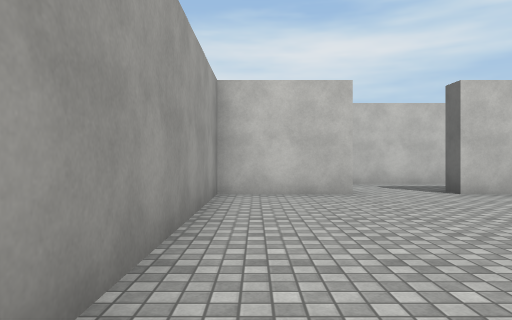
View 1 (above)

24 first-person views from a walk through a scene from a Unity 3-D project. The camera is 1.2 m above the floor, looks level and sees 70° across. The floor is counted in squares, 2 m on a side. Each view is taken from the middle of a square. On the plan, view 1 faces up. The plan holds only what a view shows up to about 10 squares ahead; the rest is blank. The place goes on beyond the plan. The player character is not drawn. Surface patterns are stand-ins for the level's own textures.

View 2
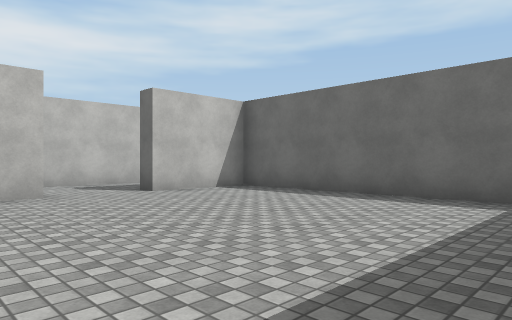

View 3
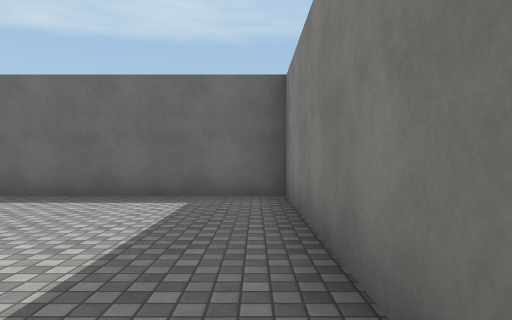

View 4
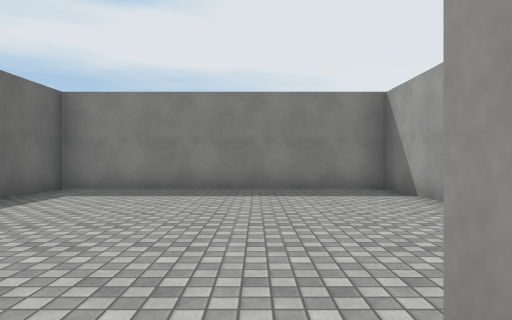

View 5
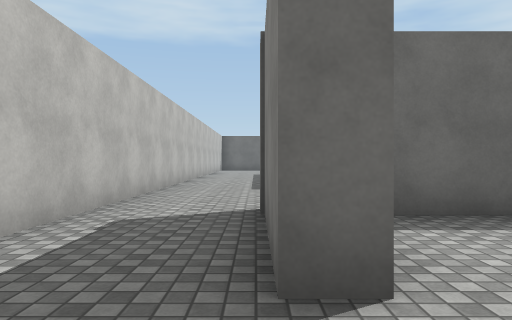

View 6
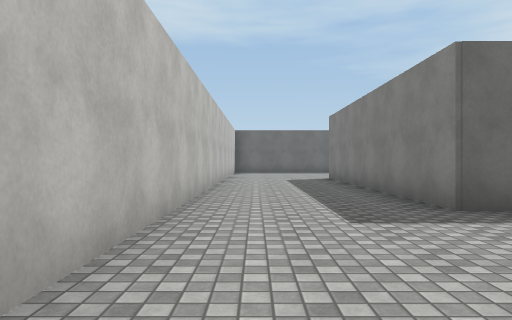

View 7
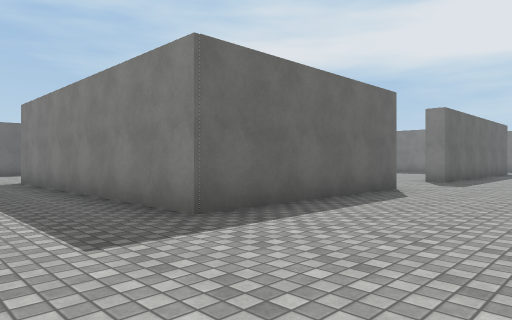

View 8
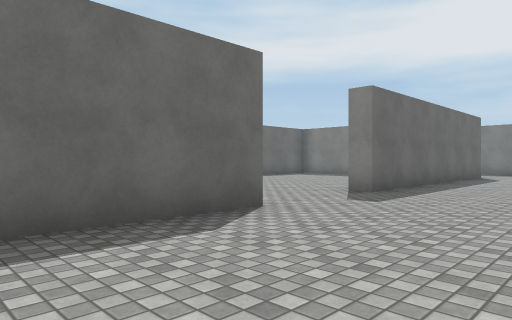

View 9
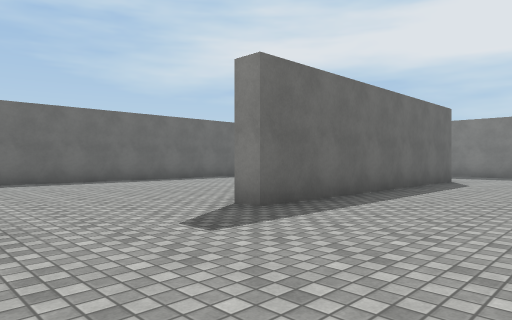

View 10
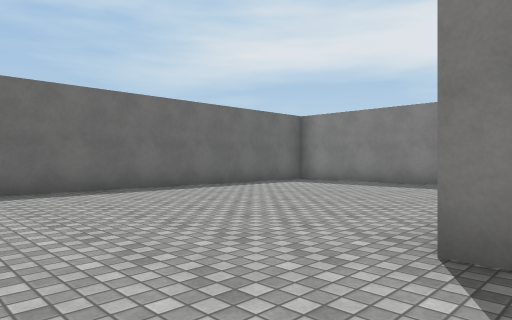

View 11
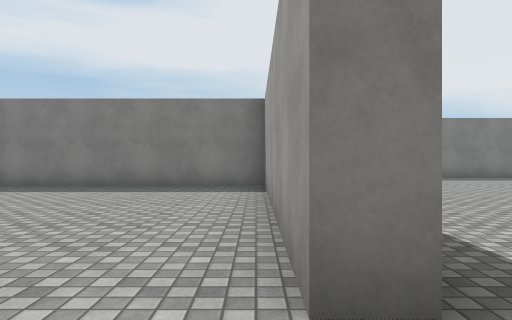

View 12
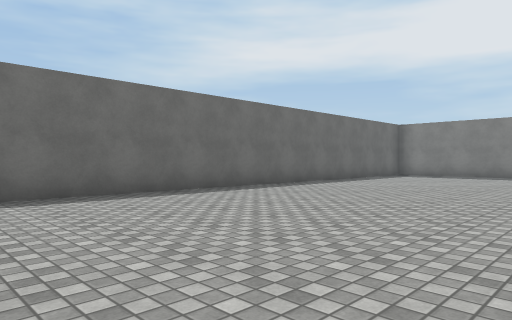

View 13
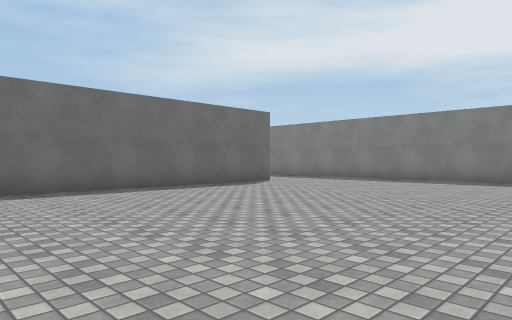

View 14
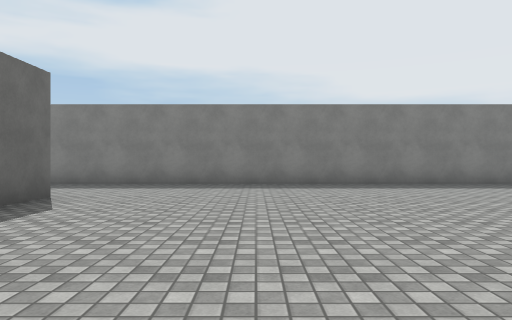

View 15
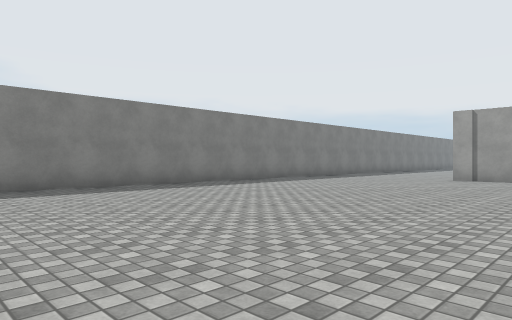

View 16
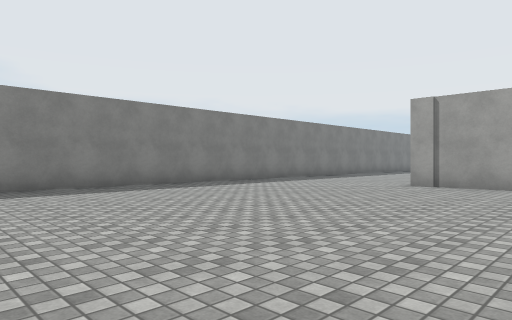

View 17
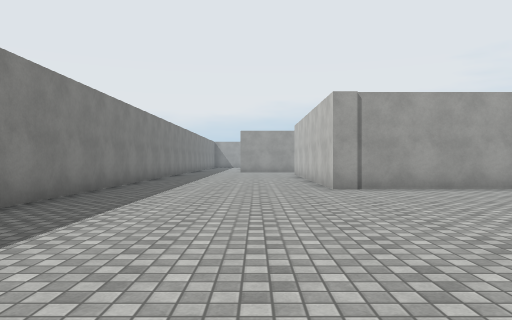

View 18
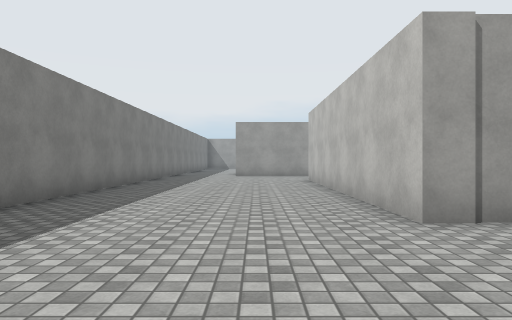

View 19
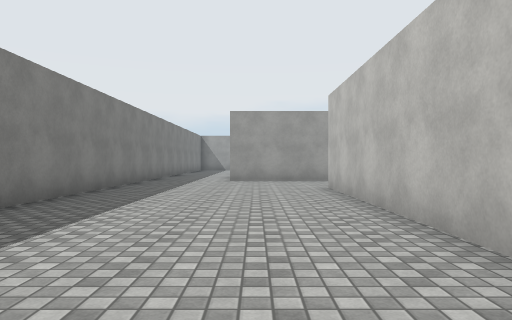

View 20
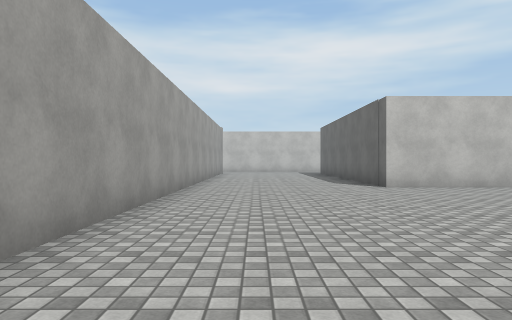

View 21
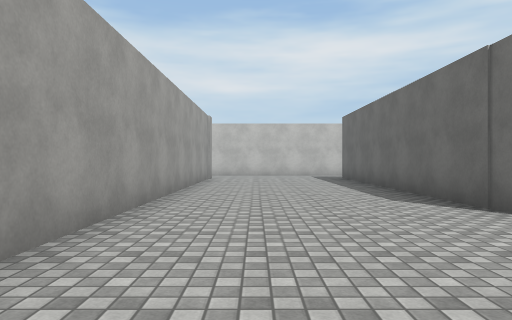

View 22
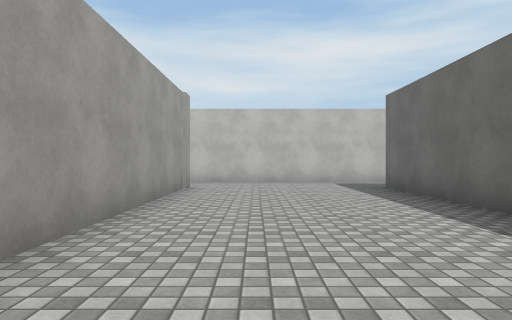

View 23
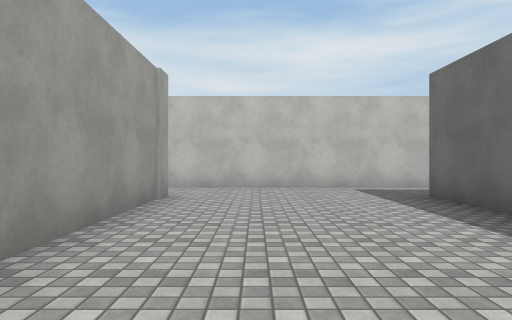

View 24
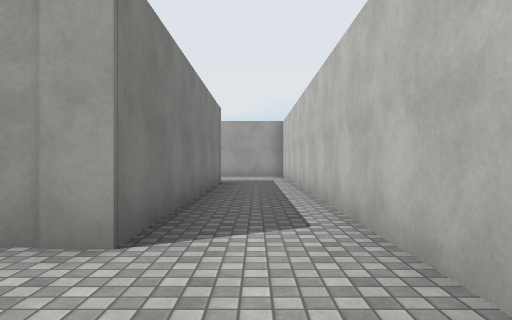

### Floor plan
Points are (right, up) in squares from view 1. A wall is a line through its corners. A room is listed if a view was taken in it or the views show most of it. See-through windows are left out.
Room 1 (views 1, 2, 3, 4, 5)
walls: (1.8, 6.4) (-0.7, 6.4) (-0.7, -0.5) (6, -0.5) (6, 6.4) (3.6, 6.4) (3.6, 7.1)
ways out: opening at (2.5, 7) to room 2
Room 2 (views 6, 7, 8, 9, 10, 11, 12, 13, 14, 15, 16, 17, 18, 19, 20, 21, 22, 23, 24)
walls: (1.6, -1) (-1.2, -1) (-1.2, 7); (10.3, 0.5) (10.3, 5.6) (17.9, 5.6); (10.8, -9.3) (16.9, -9.3); (10.3, -9.9) (10.3, -2.4) (10.8, -2.4) (10.8, -9); (3.6, 7.1) (4.5, 7.1); (17.3, -7) (17.3, 4); (-0.1, 9) (-13, 9); (15.8, 9) (2.4, 9); (-12.8, 7.1) (-5.5, 7.1) (-5.5, -8.4) (-12.9, -8.4); (-15, -13.2) (12.2, -13.2)
ways out: opening at (2.5, 7) to room 1

Where each view was taken, in squares from view 1:
view 1: 0 up, 0 right, facing up
view 2: 0 up, 0 right, facing up-right
view 3: 0 up, 0 right, facing right
view 4: 7 up, 2 right, facing down
view 5: 7 up, 2 right, facing right
view 6: 8 up, 6 right, facing right
view 7: 8 up, 7 right, facing down-right
view 8: 4 up, 7 right, facing down-right
view 9: 1 up, 7 right, facing down-right
view 10: 0 up, 10 right, facing down-right
view 11: 1 down, 11 right, facing down
view 12: 5 up, 11 right, facing down-right
view 13: 2 down, 3 right, facing down-right
view 14: 4 down, 7 right, facing down
view 15: 5 down, 6 right, facing down-left
view 16: 5 down, 3 right, facing down-left
view 17: 10 down, 2 right, facing left
view 18: 10 down, 2 left, facing left
view 19: 10 down, 5 left, facing left
view 20: 9 down, 4 left, facing up
view 21: 5 down, 4 left, facing up
view 22: 1 down, 4 left, facing up
view 23: 1 up, 4 left, facing up
view 24: 8 up, 3 left, facing left
